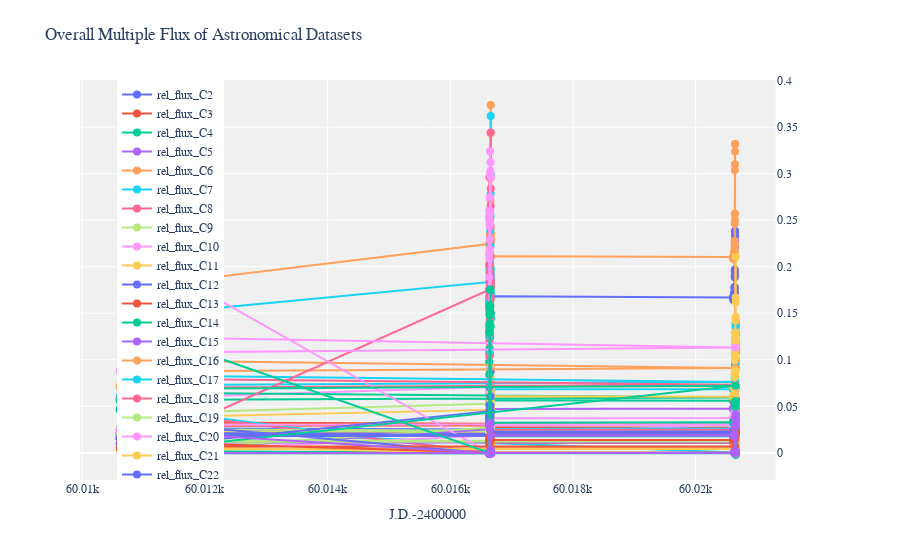

Write notebook code for a chart like this one.
### Code cell
import plotly.graph_objects as go
from plotly.subplots import make_subplots
import plotly.express as px

import pandas as pd
df = pd.read_csv('/Users/wendymendoza/Desktop/DATA POINTS.csv')

# Create subplots with shared x-axis
fig = make_subplots(specs=[[{"secondary_y": True}]])

# Loop through your columns and add traces
for col in df.columns[1:]:  # Skip the first column ('J.D.-2400000')
    fig.add_trace(go.Scatter(x=df['J.D.-2400000'], y=df[col], mode='lines+markers', name=col), secondary_y=True)

# Update layout and formatting
fig.update_layout(
    title='Overall Multiple Flux of Astronomical Datasets',
    xaxis_title='J.D.-2400000',
    yaxis_title='Relative Flux',
    legend=dict(x=0.05, y=1),  # Adjust the position of the legend
    font=dict(family="Arial", size=12),
    margin=dict(t=80),  # Add some space at the top for the title
    showlegend=True,
    plot_bgcolor='rgb(240, 240, 240)',  # Set background color
    paper_bgcolor='rgb(255, 255, 255)',  # Set plot area background color
)

# Customize marker colors and sizes
marker_colors = px.colors.qualitative.Plotly
for i, trace in enumerate(fig.data):
    trace.marker.color = marker_colors[i % len(marker_colors)]
    trace.marker.size = 8

# Show the figure
fig.show()

### Figure 1 — Plotly figure (JSON) as saved in the notebook; plotly's stock layout.template omitted (floating-point values rounded to 4 significant figures; data arrays with more than 128 entries replaced by an {"elided": "..."} marker saying what was removed)
{"data": [{"marker": {"color": "#636EFA", "size": 8}, "mode": "lines+markers", "name": "rel_flux_C2", "type": "scatter", "x": {"elided": "159 float values"}, "xaxis": "x", "y": {"elided": "159 float values"}, "yaxis": "y2"}, {"marker": {"color": "#EF553B", "size": 8}, "mode": "lines+markers", "name": "rel_flux_C3", "type": "scatter", "x": {"elided": "159 float values"}, "xaxis": "x", "y": {"elided": "159 float values"}, "yaxis": "y2"}, {"marker": {"color": "#00CC96", "size": 8}, "mode": "lines+markers", "name": "rel_flux_C4", "type": "scatter", "x": {"elided": "159 float values"}, "xaxis": "x", "y": {"elided": "159 float values"}, "yaxis": "y2"}, {"marker": {"color": "#AB63FA", "size": 8}, "mode": "lines+markers", "name": "rel_flux_C5", "type": "scatter", "x": {"elided": "159 float values"}, "xaxis": "x", "y": {"elided": "159 float values"}, "yaxis": "y2"}, {"marker": {"color": "#FFA15A", "size": 8}, "mode": "lines+markers", "name": "rel_flux_C6", "type": "scatter", "x": {"elided": "159 float values"}, "xaxis": "x", "y": {"elided": "159 float values"}, "yaxis": "y2"}, {"marker": {"color": "#19D3F3", "size": 8}, "mode": "lines+markers", "name": "rel_flux_C7", "type": "scatter", "x": {"elided": "159 float values"}, "xaxis": "x", "y": {"elided": "159 float values"}, "yaxis": "y2"}, {"marker": {"color": "#FF6692", "size": 8}, "mode": "lines+markers", "name": "rel_flux_C8", "type": "scatter", "x": {"elided": "159 float values"}, "xaxis": "x", "y": {"elided": "159 float values"}, "yaxis": "y2"}, {"marker": {"color": "#B6E880", "size": 8}, "mode": "lines+markers", "name": "rel_flux_C9", "type": "scatter", "x": {"elided": "159 float values"}, "xaxis": "x", "y": {"elided": "159 float values"}, "yaxis": "y2"}, {"marker": {"color": "#FF97FF", "size": 8}, "mode": "lines+markers", "name": "rel_flux_C10", "type": "scatter", "x": {"elided": "159 float values"}, "xaxis": "x", "y": {"elided": "159 float values"}, "yaxis": "y2"}, {"marker": {"color": "#FECB52", "size": 8}, "mode": "lines+markers", "name": "rel_flux_C11", "type": "scatter", "x": {"elided": "159 float values"}, "xaxis": "x", "y": {"elided": "159 float values"}, "yaxis": "y2"}, {"marker": {"color": "#636EFA", "size": 8}, "mode": "lines+markers", "name": "rel_flux_C12", "type": "scatter", "x": {"elided": "159 float values"}, "xaxis": "x", "y": {"elided": "159 float values"}, "yaxis": "y2"}, {"marker": {"color": "#EF553B", "size": 8}, "mode": "lines+markers", "name": "rel_flux_C13", "type": "scatter", "x": {"elided": "159 float values"}, "xaxis": "x", "y": {"elided": "159 float values"}, "yaxis": "y2"}, {"marker": {"color": "#00CC96", "size": 8}, "mode": "lines+markers", "name": "rel_flux_C14", "type": "scatter", "x": {"elided": "159 float values"}, "xaxis": "x", "y": {"elided": "159 float values"}, "yaxis": "y2"}, {"marker": {"color": "#AB63FA", "size": 8}, "mode": "lines+markers", "name": "rel_flux_C15", "type": "scatter", "x": {"elided": "159 float values"}, "xaxis": "x", "y": {"elided": "159 float values"}, "yaxis": "y2"}, {"marker": {"color": "#FFA15A", "size": 8}, "mode": "lines+markers", "name": "rel_flux_C16", "type": "scatter", "x": {"elided": "159 float values"}, "xaxis": "x", "y": {"elided": "159 float values"}, "yaxis": "y2"}, {"marker": {"color": "#19D3F3", "size": 8}, "mode": "lines+markers", "name": "rel_flux_C17", "type": "scatter", "x": {"elided": "159 float values"}, "xaxis": "x", "y": {"elided": "159 float values"}, "yaxis": "y2"}, {"marker": {"color": "#FF6692", "size": 8}, "mode": "lines+markers", "name": "rel_flux_C18", "type": "scatter", "x": {"elided": "159 float values"}, "xaxis": "x", "y": {"elided": "159 float values"}, "yaxis": "y2"}, {"marker": {"color": "#B6E880", "size": 8}, "mode": "lines+markers", "name": "rel_flux_C19", "type": "scatter", "x": {"elided": "159 float values"}, "xaxis": "x", "y": {"elided": "159 float values"}, "yaxis": "y2"}, {"marker": {"color": "#FF97FF", "size": 8}, "mode": "lines+markers", "name": "rel_flux_C20", "type": "scatter", "x": {"elided": "159 float values"}, "xaxis": "x", "y": {"elided": "159 float values"}, "yaxis": "y2"}, {"marker": {"color": "#FECB52", "size": 8}, "mode": "lines+markers", "name": "rel_flux_C21", "type": "scatter", "x": {"elided": "159 float values"}, "xaxis": "x", "y": {"elided": "159 float values"}, "yaxis": "y2"}, {"marker": {"color": "#636EFA", "size": 8}, "mode": "lines+markers", "name": "rel_flux_C22", "type": "scatter", "x": {"elided": "159 float values"}, "xaxis": "x", "y": {"elided": "159 float values"}, "yaxis": "y2"}, {"marker": {"color": "#EF553B", "size": 8}, "mode": "lines+markers", "name": "rel_flux_C23", "type": "scatter", "x": {"elided": "159 float values"}, "xaxis": "x", "y": {"elided": "159 float values"}, "yaxis": "y2"}, {"marker": {"color": "#00CC96", "size": 8}, "mode": "lines+markers", "name": "rel_flux_C24", "type": "scatter", "x": {"elided": "159 float values"}, "xaxis": "x", "y": {"elided": "159 float values"}, "yaxis": "y2"}, {"marker": {"color": "#AB63FA", "size": 8}, "mode": "lines+markers", "name": "rel_flux_C25", "type": "scatter", "x": {"elided": "159 float values"}, "xaxis": "x", "y": {"elided": "159 float values"}, "yaxis": "y2"}], "layout": {"font": {"family": "Arial", "size": 12}, "legend": {"x": 0.05, "y": 1}, "margin": {"t": 80}, "paper_bgcolor": "rgb(255, 255, 255)", "plot_bgcolor": "rgb(240, 240, 240)", "showlegend": true, "title": {"text": "Overall Multiple Flux of Astronomical Datasets"}, "xaxis": {"anchor": "y", "domain": [0, 0.94], "title": {"text": "J.D.-2400000"}}, "yaxis": {"anchor": "x", "domain": [0, 1], "title": {"text": "Relative Flux"}}, "yaxis2": {"anchor": "x", "overlaying": "y", "side": "right"}}}
